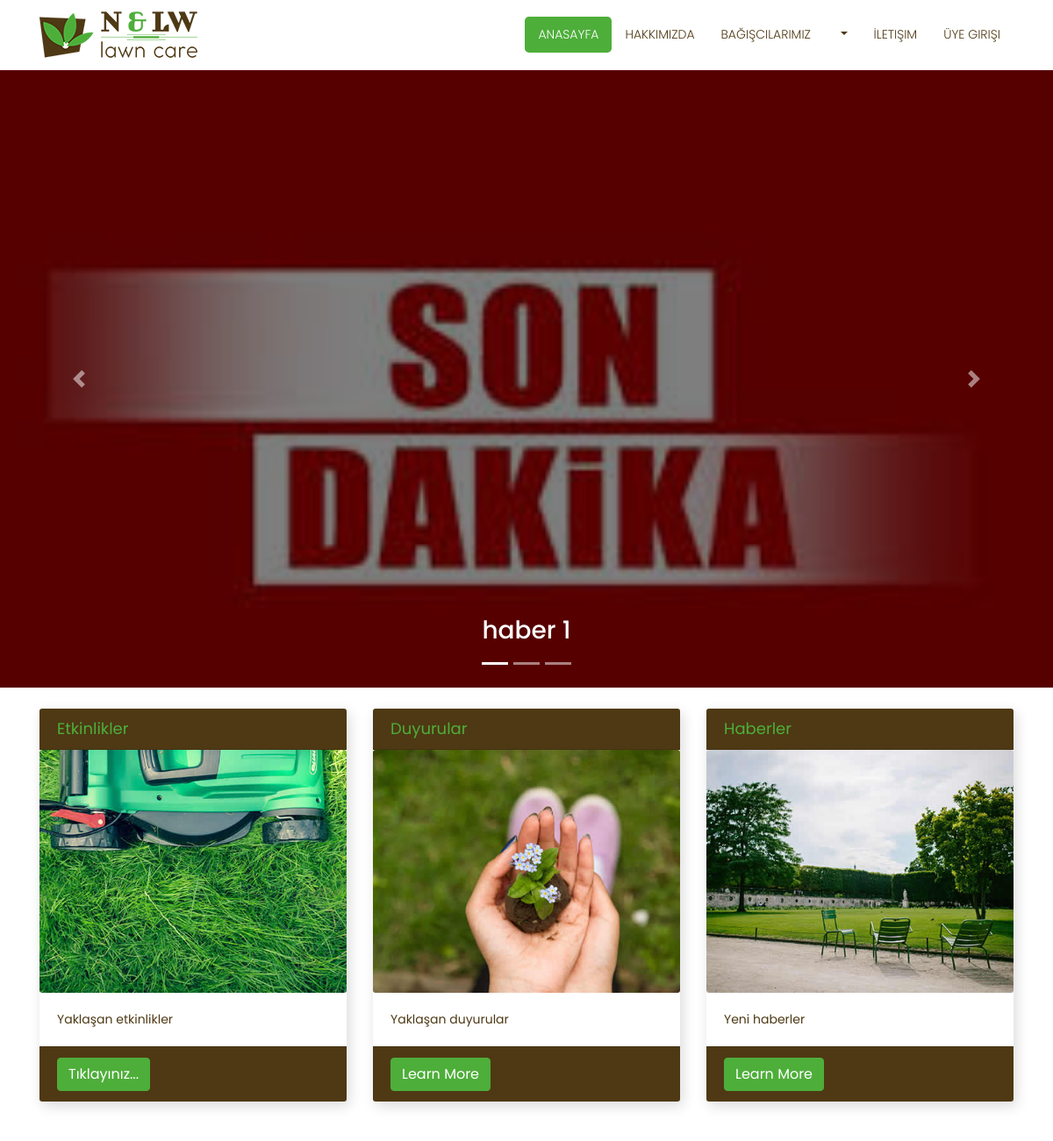
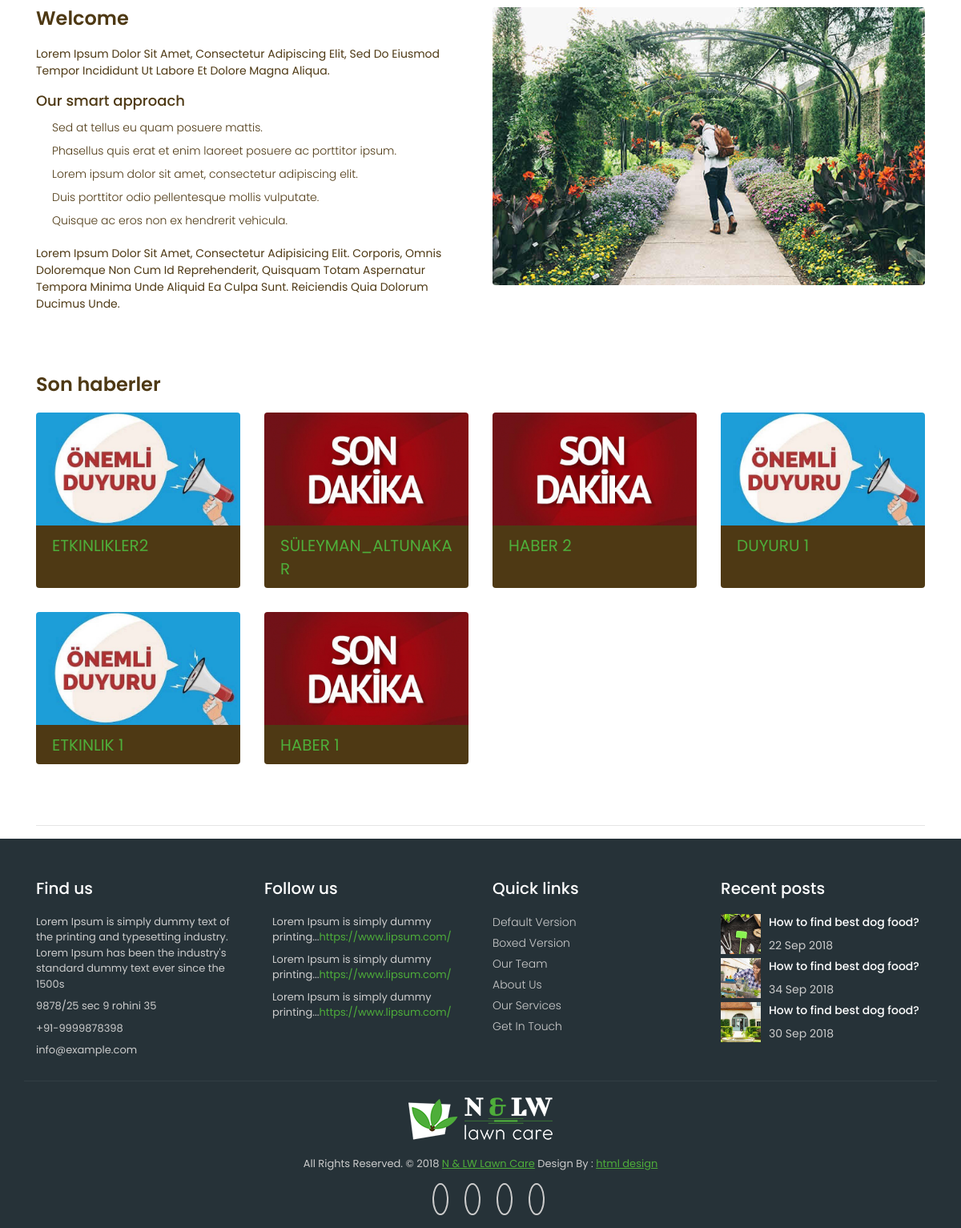
The page / on the database its author committed (2 pictures, top to bottom).
### content/models.py (models this page shows, shortened)
class Product(models.Model):
    STATUS = (
        ('True', 'Evet'),
        ('False', 'Hayır'),
    )
    category = models.ForeignKey(Category, on_delete=models.CASCADE)
    title = models.CharField(max_length=150)
    keywords = models.CharField(max_length=255)
    description = models.CharField(max_length=255)
    image = models.ImageField(blank=True, upload_to='images/')
    detail = RichTextUploadingField()
    slug = models.SlugField()
    status = models.CharField(max_length=10, choices=STATUS)
    create_at = models.DateTimeField(auto_now_add=True)
    update_at = models.DateTimeField(auto_now=True)

class Category(MPTTModel):
    STATUS = (
        ('True', 'Evet'),
        ('False', 'Hayır'),
    )
    title = models.CharField(max_length=30)
    description = models.CharField(max_length=255)
    keywords = models.CharField(max_length=255)
    image = models.ImageField(blank=True,upload_to='images/')
    status = models.CharField(max_length=10, choices=STATUS)
    slug = models.SlugField()
    parent = TreeForeignKey('self',blank=True, null=True, related_name='children', on_delete=models.CASCADE)
    create_at = models.DateTimeField(auto_now_add=True)
    update_at = models.DateTimeField(auto_now=True)
    class MPTTMeta:
        order_insertion_by = ['title']

### home/views.py (the view)
# urls.py: path('', views.index, name='index'),
def index(request):
    setting = Setting.objects.get(pk=1)
    sliderdata = Product.objects.all()[:3]
    category = Category.objects.all()
    lasthaber= Product.objects.all().order_by('-id')[:8]
    context = {'setting': setting, 'page': 'home', 'sliderdata':sliderdata ,'category': category, 'lasthaber':lasthaber }
    return render(request, 'index.html', context)

### home/templates/index.html (shortened to what this page needs)
{% extends "Homebase.html" %}
{% block header %}
    {% include "header.html" %}
{% endblock %}
{% block body %}
    {% include "content.html" %}
{% endblock %}

### home/templates/header.html (shortened to what this page needs)
{% load static %}
<header class="slider-main">
    <div id="carouselExampleIndicators" class="carousel slide carousel-fade" data-ride="carousel">
        <ol class="carousel-indicators">
            <li data-target="#carouselExampleIndicators" data-slide-to="0" class="active"></li>
            <li data-target="#carouselExampleIndicators" data-slide-to="1"></li>
            <li data-target="#carouselExampleIndicators" data-slide-to="2"></li>
        </ol>
        <div class="carousel-inner" role="listbox">
            {% for rs in sliderdata %}
                <div class="carousel-item {% if rs.title == "haber 1" %} active {% endif %}" style="background-image: url({{ rs.image.url }})">
                    <div class="carousel-caption d-none d-md-block">
                        <h3>{{ rs.title }}</h3>
                    </div>
                </div>
            {% endfor %}
        </div>
        <a class="carousel-control-prev" href="#carouselExampleIndicators" role="button" data-slide="prev">
            <span class="carousel-control-prev-icon" aria-hidden="true"></span>
        </a>
        <a class="carousel-control-next" href="#carouselExampleIndicators" role="button" data-slide="next">
            <span class="carousel-control-next-icon" aria-hidden="true"></span>
        </a>
    </div>
</header>

### home/templates/content.html (shortened to what this page needs)
{% load static %}
<div class="container">
    <div class="services-bar">
        <div class="row">
            <div class="col-lg-4 mb-4">
                <div class="card h-100">
                    <h4 class="card-header">Etkinlikler</h4>
                    <div class="card-img">
                        <img class="img-fluid" src="{% static 'images/services-img-01.jpg' %}" alt="" />
                    </div>
                    <div class="card-body">
                        <p class="card-text">Yaklaşan etkinlikler</p>
                    </div>
                    <div class="card-footer">
                        <a href="/category/8/etkinlikler" class="btn btn-primary"> Tıklayınız...</a>
                    </div>
                </div>
            </div>
            <div class="col-lg-4 mb-4">
                <div class="card h-100">
                    <h4 class="card-header">Duyurular</h4>
                    <div class="card-img">
                        <img class="img-fluid" src="{% static 'images/services-img-02.jpg' %}" alt="" />
                    </div>
                    <div class="card-body">
                        <p class="card-text">Yaklaşan duyurular</p>
                    </div>
                    <div class="card-footer">
                        <a href="#" class="btn btn-primary">Learn More</a>
                    </div>
                </div>
            </div>
            <div class="col-lg-4 mb-4">
                <div class="card h-100">
                    <h4 class="card-header">Haberler</h4>
                    <div class="card-img">
                        <img class="img-fluid" src="{% static 'images/services-img-03.jpg' %}" alt="" />
                    </div>
                    <div class="card-body">
                        <p class="card-text">Yeni haberler</p>
                    </div>
                    <div class="card-footer">
                        <a href="#" class="btn btn-primary">Learn More</a>
                    </div>
                </div>
            </div>
        </div>
    </div>
    <div class="about-main">
        <div class="row">
            <div class="col-lg-6">
                <h2>Welcome </h2>
                <p>Lorem ipsum dolor sit amet, consectetur adipiscing elit, sed do eiusmod tempor incididunt ut labore et dolore magna aliqua.</p>
                <h5>Our smart approach</h5>
                <ul>
                    <li>Sed at tellus eu quam posuere mattis.</li>
                    <li>Phasellus quis erat et enim laoreet posuere ac porttitor ipsum.</li>
                    <li>Lorem ipsum dolor sit amet, consectetur adipiscing elit.</li>
                    <li>Duis porttitor odio pellentesque mollis vulputate.</li>
                    <li>Quisque ac eros non ex hendrerit vehicula.</li>
                </ul>
                <p>Lorem ipsum dolor sit amet, consectetur adipisicing elit. Corporis, omnis doloremque non cum id reprehenderit, quisquam totam aspernatur tempora minima unde aliquid ea culpa sunt. Reiciendis quia dolorum ducimus unde.</p>
            </div>
            <div class="col-lg-6">
                <img class="img-fluid rounded" src="{% static 'images/about-img.jpg' %}" alt="" />
            </div>
        </div>
    </div>
    <div class="portfolio-main">
        <h2>Son haberler</h2>
        <div class="row">
            {% for rs in lasthaber %}
                <div class="col-lg-3 col-md-4 col-sm-6 portfolio-item">
                    <div class="card h-100">
                        <img src="{{ rs.category.image.url }}" alt="" />
                        <div class="card-body">
                            <h4 class="card-title">
                                <a href="/product/{{ rs.id }}/{{ rs.slug }}">{{ rs.title}}</a>
                            </h4>
                        </div>
                    </div>
                </div>
            {% endfor %}
        </div>
    </div>
    <hr>
</div>

### home/static/css/style.css (style rules this page uses)
body { padding-top: 54px; font-family: 'Poppins', sans-serif; font-size: 14px; color: #4e3914; }
@media (min-width: 992px) { body { padding-top: 80px; } }
a.btn-primary { background-color: #4eae3a; border-color: #4eae3a; }
.slider-main .carousel .carousel-inner .carousel-item:before { content: ""; position: absolute; background: rgba(0,0,0,0.5); top: 0px; left: 0px; width: 100%; height: 100%; }
.carousel-item { height: 88vh; min-height: 300px; background: no-repeat center center scroll; -webkit-background-size: cover; -moz-background-size: cover; -o-background-size: cover; background-size: cover; }
.portfolio-item { margin-bottom: 30px; }
.services-bar .card { box-shadow: 3px 5px 15px rgba(0,0,0, .15); border: none; }
.services-bar .card h4.card-header { background-color: #4e3914; color: #4eae3a; font-size: 18px; font-weight: 400; }
.services-bar .card .card-footer { background-color: #4e3914; }
.about-main { padding: 30px 0px; }
.about-main h2 { font-size: 24px; font-weight: 600; margin-bottom: 20px; }
.about-main h5 { font-size: 18px; }
.about-main p { font-size: 14px; text-transform: capitalize; }
.about-main ul { padding-left: 20px; }
.about-main ul li { position: relative; font-weight: 300; list-style: none; line-height: 29px; }
.about-main ul li:before { content: "\f0da"; font-family: 'Font Awesome 5 Free'; font-weight: 900; position: absolute; left: -15px; top: 0px; color: #4eae3a; }
.portfolio-main { padding: 30px 0px; }
.portfolio-main h2 { font-weight: 600; font-size: 24px; margin-bottom: 20px; }
.portfolio-main .card { border: none; border-radius: 4px; overflow: hidden; }
.portfolio-main .card .card-body .card-title { margin-bottom: 0px; }
.portfolio-main .card .card-body .card-title a { font-size: 20px; font-weight: 400; text-transform: uppercase; color: #4eae3a; }
.portfolio-main .card .card-body { background: #4e3914; padding: 10px 20px; }
.card-img { overflow: hidden; position: relative; }
.portfolio-item h4.card-title a { font-size: 20px; font-weight: 500; margin-bottom: 20px; color: #4e3914; }

### rows shown on the page
Product: image (picture), title "haber 1", category.image (picture), title "HABER 1"
Product: category.image (picture), title "ETKINLIKLER2"
Product: category.image (picture), title "SÜLEYMAN_ALTUNAKAR"
Product: category.image (picture), title "HABER 2"
Product: category.image (picture), title "DUYURU 1"
Product: category.image (picture), title "ETKINLIK 1"
